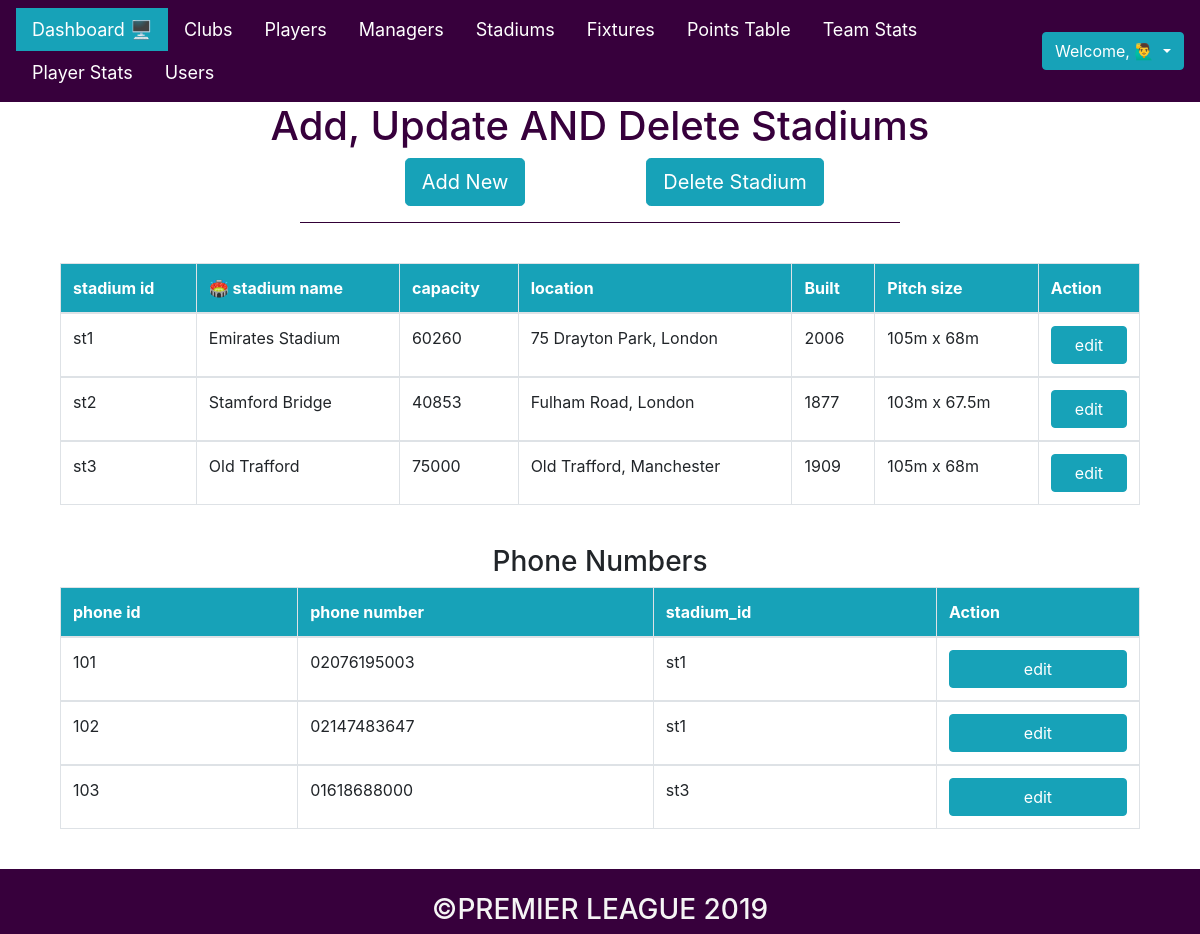
The page /php_files/admin/admin_stadiums.php on the database as committed earlier.
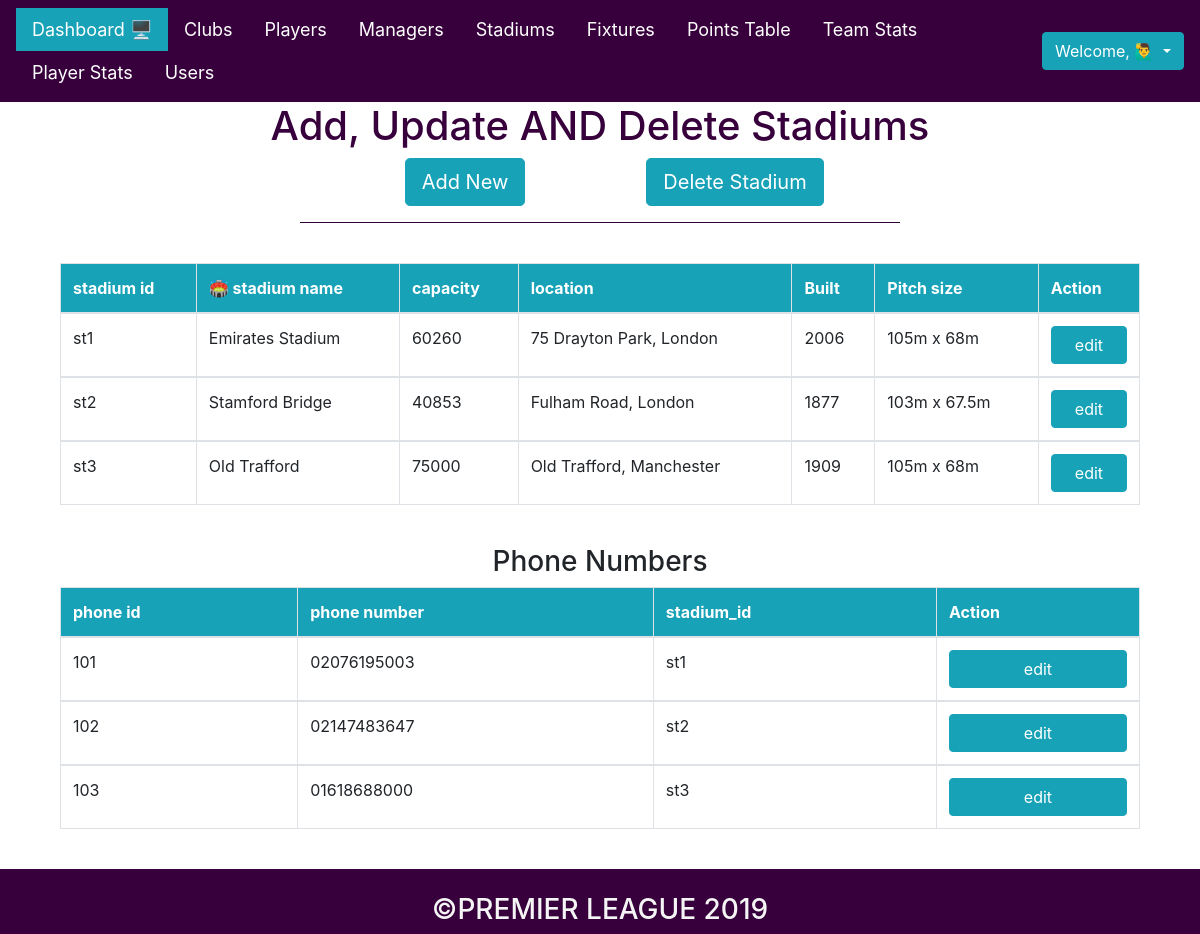
The same page on the database as committed later.
### tables this page shows
CREATE TABLE phone(
    phone_id INT(5) PRIMARY KEY,
    phone_number INT(11) NOT NULL,
    stadium_id VARCHAR(4) 

);

### php_files/admin/admin_stadiums.php (the view, shortened to what this page needs)
<?php
    include "admin_header.php";
    include "../connect.php";
?>
<html>
<head>
    <link rel="stylesheet" type="text/css" href="../../css/admin_players.css">
</head>
<body>
    <center><h1> Add, Update AND Delete Stadiums</h1></center>
    <center><div class="container">
        <div class="row">
            <div class="col-6"><a href="add_stadium.php"><button class="btn btn-info btn-lg btn_add">Add New</button></a></div>
            <div class="col-6"><a href="del_stadium.php"><button class="btn btn-info btn-lg btn_del">Delete Stadium</button></a></div>
        </div>
    </div></center>
    <hr>
    <br>
    <center>
    <div class="container">
        <?php
            $qry = " SELECT * FROM stadiums ";
            $res = $con->query($qry);
            $result = "";
            if($res->num_rows > 0)
            {
                $result .= " <div class = 'container'> ";
                $result .= " <table class='table table-bordered'> ";
                $result .= " <thead class='thead_clubs'> <tr>
                    <th>stadium id</th>
                    <th>🏟 stadium name</th>
                    <th>capacity</th>
                    <th>location</th>
                    <th>Built</th>
                    <th>Pitch size</th>
                    <th> Action </th>
                    </tr> </thead> ";
                while($row = $res->fetch_assoc())
                {
                    $result .= " <tbody> <tr>
                        <td> ".$row['stadium_id']." </td>
                        <td> ".$row['stadium_name']." </td>
                        <td> ".$row['capacity']." </td>
                        <td> ".$row['location']." </td>
                        <td> ".$row['built']." </td>
                        <td> ".$row['pitch_size']." </td>
                        <td> <a href='edit_stadium.php?edit=".$row['stadium_id']."'><button class='btn btn-info btn-block'>edit</button></a> </td>
                    </tr> </tbody> ";
                }
                $result .= " </table> </div> ";
            }
            echo $result;
        ?>
    </div>
    </center>
    <br>
    <center>
    <h3>Phone Numbers</h3>
    <div class="container">
        <?php
            $qry = " SELECT * FROM phone ";
            $res = $con->query($qry);
            $result = "";
            if($res->num_rows > 0)
            {
                $result .= " <div class = 'container'> ";
                $result .= " <table class='table table-bordered'> ";
                $result .= " <thead class='thead_clubs'> <tr>
                    <th>phone id</th>
                    <th>phone number</th>
                    <th>stadium_id</th>
                    <th> Action </th>
                    </tr> </thead> ";
                while($row = $res->fetch_assoc())
                {
                    $result .= " <tbody> <tr>
                        <td> ".$row['phone_id']." </td>
                        <td> 0".$row['phone_number']." </td>
                        <td> ".$row['stadium_id']." </td>
                        <td> <a href='edit_phone.php?edit=".$row['phone_id']."'><button class='btn btn-info btn-block'>edit</button></a> </td>
                    </tr> </tbody> ";
                }
                $result .= " </table> </div> ";
            }
            echo $result;
        ?>
    </div>
    </center>
    <br>
</body>
</html>
<?php include "admin_footer.php"; ?>

Rows that differ between the two databases and show on the page:
changed phone id 102: stadium "st1" → "st2"
